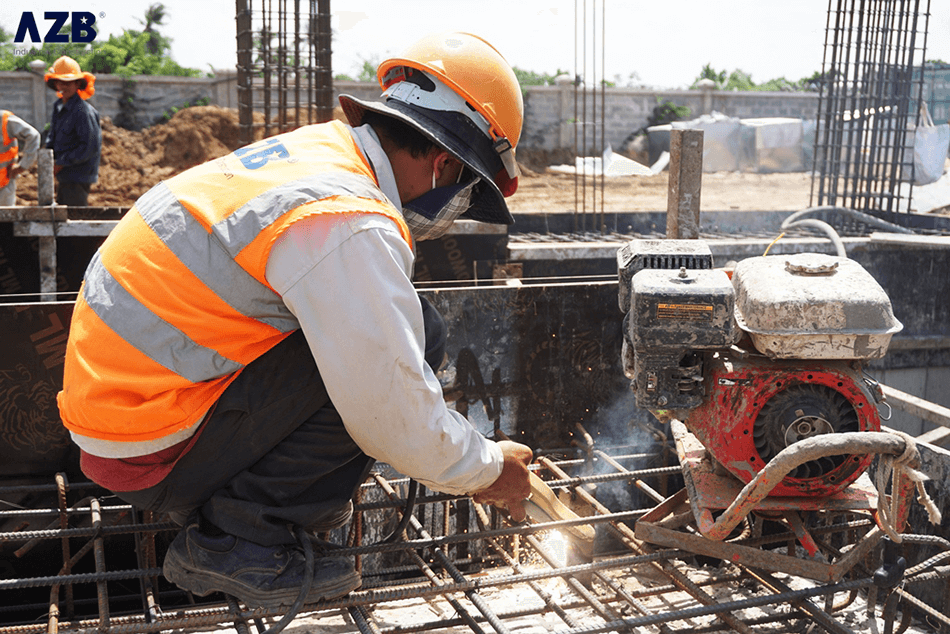
#> input picture Pic_Vid/1.png, 950 x 634 px, found by its file name
$ jupyter execute --allow-errors nhandien.ipynb   (older library calls are emulated)
#> lines starting #> are read from the running program, lines starting #| are printed output that depends on the picture; after the words box and inside, x2 and y2 are one past the last pixel; in counts of white or black regions, pixels touching at a corner belong together; pictures that were not available may be replaced by others from this repository, and a replacement may not be noted
[cell 1]
#Đọc/ghi ảnh
import cv2 #import thư viện open cv

path = r'f:\NCKH_2026\lapTrinhPy\Pic_Vid\1.png' #r là lệnh lấy đường dẫn của ảnh cần xử lý và gán với 1 biến đặt là path
image = cv2.imread(path) #Để đọc 1 ảnh từ đường dẫn ta sử dụng hàm cv2.imread(tham số), thì khi đọc được ảnh ở đường dẫn kia thì nó sẽ lưu vào biến image
#> image is the input picture: shape (634, 950, 3); mean B, G, R 109.7, 117.9, 133.3


cv2.imshow('Picture',image) #cv2.imshow để hiện thị bức ảnh lên cú pháp là cv2.imshow('Tên bức ảnh', biến đã lưu ảnh hiển thị)

#sau khi hiển thị thì sẽ tắt luôn cửa sổ vì thế ta cần 1 lệnh để giữ cửa sổ
cv2.waitKey(0) # hàm cv2.waitKey(timedelay = int())
cv2.destroyAllWindows() #destroyAllWindows() là lệnh nhấn phím bất kỳ trên bàn phím để đóng cửa cổ

[cell 2]
#Chuyển đổi màu sang ảnh xám
import cv2

# 1. Đọc ảnh gốc (thường là định dạng BGR trong OpenCV)
path = r'f:\NCKH_2026\lapTrinhPy\Pic_Vid\1.png' #r là lệnh lấy đường dẫn của ảnh cần xử lý và gán với 1 biến đặt là path
image = cv2.imread(path)


# 2. Chuyển đổi sang ảnh xám
gray_image = cv2.cvtColor(image, cv2.COLOR_BGR2GRAY)

# 3. Hiển thị kết quả
cv2.imshow('Anh Xam', gray_image)
cv2.waitKey(0)
cv2.destroyAllWindows()

[cell 3]
##Đọc/ghi video

import cv2
import os
path= r'F:\NCKH_2026\lapTrinhPy\Pic_Vid\test.mp4'
video= cv2.VideoCapture(path)
while video.isOpened():
    ret, frame = video.read()
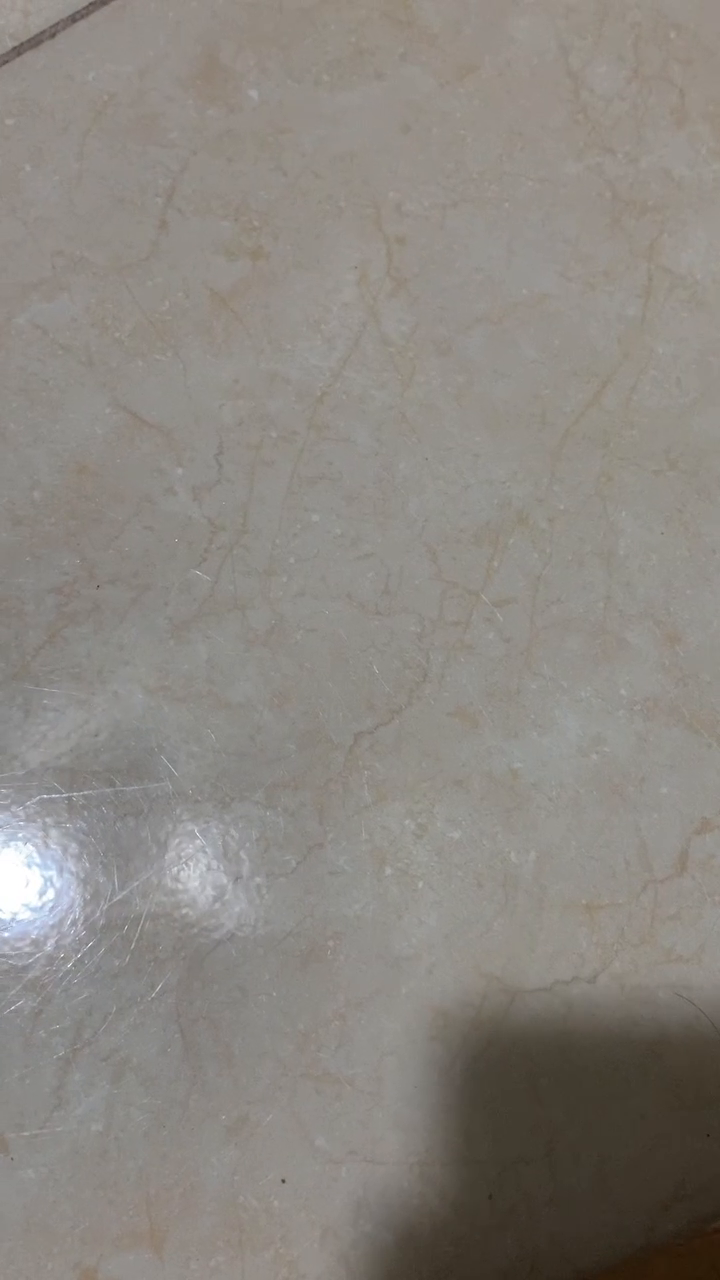
#> input picture frame 30 of Pic_Vid/cam.mp4, 720 x 1280 px, given in place of test.mp4, which was not available
#> frame is the input picture: shape (1280, 720, 3); mean B, G, R 128.6, 134.5, 139
    if not ret:
        break
    cv2.imshow('Video test', frame)
    if cv2.waitKey(25) & 0xFF == ord(' '):
#> (key Esc is pressed here)
        break
# Giải phóng bộ nhớ
video.release()
cv2.destroyAllWindows()

[cell 4]
# Resize, crop, rotate
#Resize

import cv2 #import thư viện open cv

path = r'f:\NCKH_2026\lapTrinhPy\Pic_Vid\1.png' #r là lệnh lấy đường dẫn của ảnh cần xử lý và gán với 1 biến đặt là path
image1 = cv2.imread(path) #Để đọc 1 ảnh từ đường dẫn ta sử dụng hàm cv2.imread(tham số), thì khi đọc được ảnh ở đường dẫn kia thì nó sẽ lưu vào biến image

"""Cách 1: scale theo kích thước
resize_img= cv2.resize(image,(500,700)) # hàm resize(var,(chiều ngang, chiều dọc),fx,fy, kiểu nội suy)

#Cách 2: Scale theo tỷ lệ
resize_img= cv2.resize(image,None,fx=0.7,fy=0.7) # hàm resize (var,(chiều ngang, chiều dọc)=None, fx=...,fy=...)"""


#Khi scale ta nên dùng một hàm để thuận tiện
def scale(image, scale=0.5):
#> called with scale = 0.5
    hight = int(image.shape[0]*scale)
    width= int(image.shape[1]*scale)
    return cv2.resize(image,(width,hight))
image=scale(image1)


cv2.imshow('Picture',image) #cv2.imshow để hiện thị bức ảnh lên cú pháp là cv2.imshow('Tên bức ảnh', biến đã lưu ảnh hiển thị)

#sau khi hiển thị thì sẽ tắt luôn cửa sổ vì thế ta cần 1 lệnh để giữ cửa sổ
cv2.waitKey(0) # hàm cv2.waitKey(timedelay = int())
cv2.destroyAllWindows() #destroyAllWindows() là lệnh nhấn phím bất kỳ trên bàn phím để đóng cửa cổ

[cell 5]
# Crop
import cv2 #import thư viện open cv


path = r'f:\NCKH_2026\lapTrinhPy\Pic_Vid\1.png' #r là lệnh lấy đường dẫn của ảnh cần xử lý và gán với 1 biến đặt là path
image = cv2.imread(path) #Để đọc 1 ảnh từ đường dẫn ta sử dụng hàm cv2.imread(tham số), thì khi đọc được ảnh ở đường dẫn kia thì nó sẽ lưu vào biến image

image_crop= image[20:600,20:500] # Crop: var_new= var[y_start:y_end, x_start:x_end]
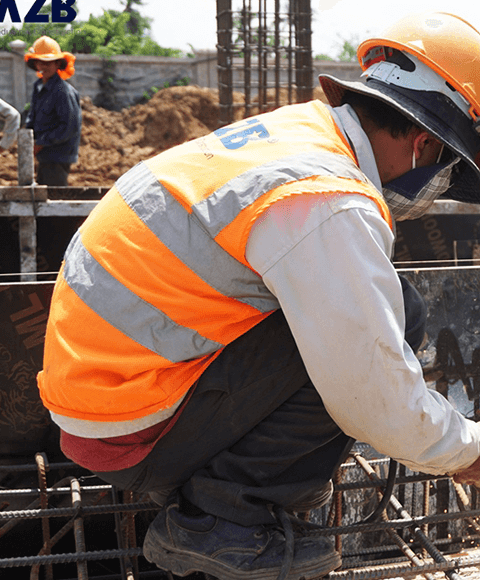
#> image_crop: shape (580, 480, 3); mean B, G, R 94, 106.4, 127.6

cv2.imshow('Picture',image) #cv2.imshow để hiện thị bức ảnh lên cú pháp là cv2.imshow('Tên bức ảnh', biến đã lưu ảnh hiển thị)
cv2.imshow('Crop', image_crop)
#sau khi hiển thị thì sẽ tắt luôn cửa sổ vì thế ta cần 1 lệnh để giữ cửa sổ
cv2.waitKey(0) # hàm cv2.waitKey(timedelay = int())
cv2.destroyAllWindows() #destroyAllWindows() là lệnh nhấn phím bất kỳ trên bàn phím để đóng cửa cổ

[cell 6]
#Rotate
import cv2 #import thư viện open cv


path = r'f:\NCKH_2026\lapTrinhPy\Pic_Vid\1.png' #r là lệnh lấy đường dẫn của ảnh cần xử lý và gán với 1 biến đặt là path
image = cv2.imread(path) #Để đọc 1 ảnh từ đường dẫn ta sử dụng hàm cv2.imread(tham số), thì khi đọc được ảnh ở đường dẫn kia thì nó sẽ lưu vào biến image

(h,w)= image.shape[:2]
center= (h//2,w//2)

#M= cv2.getRotationMatrix2D(center,30, 1.0)
# 2. Thực hiện xoay ảnh
#new_img = cv2.warpAffine(image, M, (h, w))
img_2= cv2.rotate(image,cv2.ROTATE_90_COUNTERCLOCKWISE)
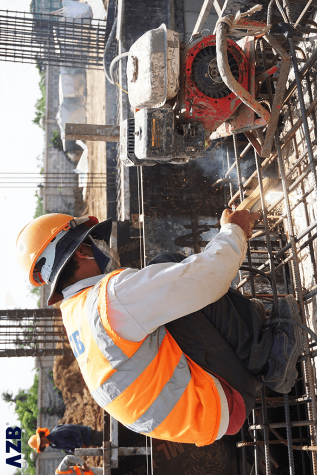
#> img_2: shape (950, 634, 3) (shown at 1/2 size); mean B, G, R 109.7, 117.9, 133.3

cv2.imshow('Picture',image) #cv2.imshow để hiện thị bức ảnh lên cú pháp là cv2.imshow('Tên bức ảnh', biến đã lưu ảnh hiển thị)
cv2.imshow('Roate 90', img_2)
#sau khi hiển thị thì sẽ tắt luôn cửa sổ vì thế ta cần 1 lệnh để giữ cửa sổ
cv2.waitKey(0) # hàm cv2.waitKey(timedelay = int())
cv2.destroyAllWindows() #destroyAllWindows() là lệnh nhấn phím bất kỳ trên bàn phím để đóng cửa cổ

[cell 7]
#Blur
import cv2 #import thư viện open cv

path = r'f:\NCKH_2026\lapTrinhPy\Pic_Vid\1.png' #r là lệnh lấy đường dẫn của ảnh cần xử lý và gán với 1 biến đặt là path
image_1= cv2.imread(path) #Để đọc 1 ảnh từ đường dẫn ta sử dụng hàm cv2.imread(tham số), thì khi đọc được ảnh ở đường dẫn kia thì nó sẽ lưu vào biến image
#Khi scale ta nên dùng một hàm để thuận tiện
def scale(image, scale=0.5):
#> called with scale = 0.5
    hight = int(image.shape[0]*scale)
    width= int(image.shape[1]*scale)
    return cv2.resize(image,(width,hight))
image=scale(image_1)
blur= cv2.blur(image, (10,10))
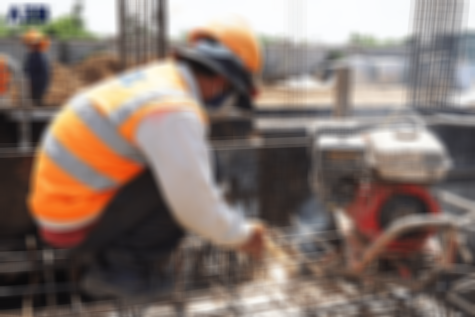
#> blur: shape (317, 475, 3); mean B, G, R 110, 118.2, 133.6

cv2.imshow('Picture',image) #cv2.imshow để hiện thị bức ảnh lên cú pháp là cv2.imshow('Tên bức ảnh', biến đã lưu ảnh hiển thị)
cv2.imshow('Blur',blur)
#sau khi hiển thị thì sẽ tắt luôn cửa sổ vì thế ta cần 1 lệnh để giữ cửa sổ
cv2.waitKey(0) # hàm cv2.waitKey(timedelay = int())
cv2.destroyAllWindows() #destroyAllWindows() là lệnh nhấn phím bất kỳ trên bàn phím để đóng cửa cổ

[cell 8]
#Gaussian

import cv2 #import thư viện open cv

path = r'f:\NCKH_2026\lapTrinhPy\Pic_Vid\1.png' #r là lệnh lấy đường dẫn của ảnh cần xử lý và gán với 1 biến đặt là path
image_1= cv2.imread(path) #Để đọc 1 ảnh từ đường dẫn ta sử dụng hàm cv2.imread(tham số), thì khi đọc được ảnh ở đường dẫn kia thì nó sẽ lưu vào biến image
#Khi scale ta nên dùng một hàm để thuận tiện
def scale(image, scale=0.5):
#> called with scale = 0.5
    hight = int(image.shape[0]*scale)
    width= int(image.shape[1]*scale)
    return cv2.resize(image,(width,hight))
image=scale(image_1)
gau= cv2.GaussianBlur(image, (5,5),0)


cv2.imshow('Picture',image) #cv2.imshow để hiện thị bức ảnh lên cú pháp là cv2.imshow('Tên bức ảnh', biến đã lưu ảnh hiển thị)
cv2.imshow('Gaussian',gau)
#sau khi hiển thị thì sẽ tắt luôn cửa sổ vì thế ta cần 1 lệnh để giữ cửa sổ
cv2.waitKey(0) # hàm cv2.waitKey(timedelay = int())
cv2.destroyAllWindows() #destroyAllWindows() là lệnh nhấn phím bất kỳ trên bàn phím để đóng cửa cổ

[cell 9]
#Median
import cv2 #import thư viện open cv

path = r'f:\NCKH_2026\lapTrinhPy\Pic_Vid\noise.jpg' #r là lệnh lấy đường dẫn của ảnh cần xử lý và gán với 1 biến đặt là path
image_1= cv2.imread(path) #Để đọc 1 ảnh từ đường dẫn ta sử dụng hàm cv2.imread(tham số), thì khi đọc được ảnh ở đường dẫn kia thì nó sẽ lưu vào biến image
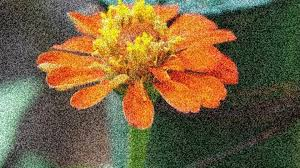
#> input picture Pic_Vid/noise.jpg, 300 x 168 px, found by its file name
#> image_1 is the input picture: shape (168, 300, 3); mean B, G, R 62, 96.8, 117.7
#Khi scale ta nên dùng một hàm để thuận tiện
def scale(image, scale=1):
#> called with scale = 1
    hight = int(image.shape[0]*scale)
    width= int(image.shape[1]*scale)
    return cv2.resize(image,(width,hight))
image=scale(image_1)
med= cv2.medianBlur(image,7)
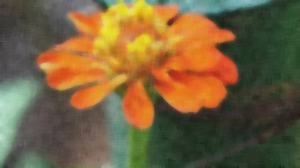
#> med: shape (168, 300, 3); mean B, G, R 61.9, 97, 118.2

cv2.imshow('Picture',image) #cv2.imshow để hiện thị bức ảnh lên cú pháp là cv2.imshow('Tên bức ảnh', biến đã lưu ảnh hiển thị)
cv2.imshow('Median',med)
#sau khi hiển thị thì sẽ tắt luôn cửa sổ vì thế ta cần 1 lệnh để giữ cửa sổ
cv2.waitKey(0) # hàm cv2.waitKey(timedelay = int())
cv2.destroyAllWindows() #destroyAllWindows() là lệnh nhấn phím bất kỳ trên bàn phím để đóng cửa cổ

[cell 10]
import cv2
from matplotlib import pyplot as plt


path1 = r'f:\NCKH_2026\lapTrinhPy\Pic_Vid\1.png'
path2 = r'f:\NCKH_2026\lapTrinhPy\Pic_Vid\noise.jpg'
path3 = r'f:\NCKH_2026\lapTrinhPy\Pic_Vid\quynh.jpg'
path4 = r'f:\NCKH_2026\lapTrinhPy\Pic_Vid\2.png'

# Đọc ảnh
image1 = cv2.imread(path1)
image2 = cv2.imread(path2)
image3 = cv2.imread(path3)
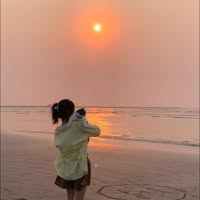
#> input picture Pic_Vid/quynh.jpg, 200 x 200 px, found by its file name
#> image3 is the input picture: shape (200, 200, 3); mean B, G, R 114, 133.4, 177.8
image4 = cv2.imread(path4)

# Danh sách dữ liệu
titles = ['pic1', 'pic2', 'pic3', 'pic4']
images = [image1, image2, image3, image4]

for i in range(4):
    plt.subplot(2, 2, i+1)

    # Chuyển từ BGR sang RGB để hiển thị đúng màu sắc
    # Nếu là ảnh xám hoàn toàn thì không cần, nhưng ảnh màu thì bắt buộc
    if images[i] is not None:
        img_rgb = cv2.cvtColor(images[i], cv2.COLOR_BGR2RGB)
        plt.imshow(img_rgb)

    plt.title(titles[i])
    plt.yticks([])
    plt.xticks([])

plt.tight_layout() # Giúp các ảnh không bị đè tiêu đề lên nhau
plt.show()

[cell 11]
#Thresh

import cv2 #import thư viện opencv
from matplotlib import pyplot as plt

path = r'f:\NCKH_2026\lapTrinhPy\Pic_Vid\1.png' #r là lệnh lấy đường dẫn của ảnh cần xử lý và gán với 1 biến đặt là path
image = cv2.imread(path,0) #Để đọc 1 ảnh từ đường dẫn ta sử dụng hàm cv2.imread(tham số), thì khi đọc được ảnh ở đường dẫn kia thì nó sẽ lưu vào biến image
#> image: shape (634, 950)

ret,thresh1= cv2.threshold(image,130,255,cv2.THRESH_BINARY)
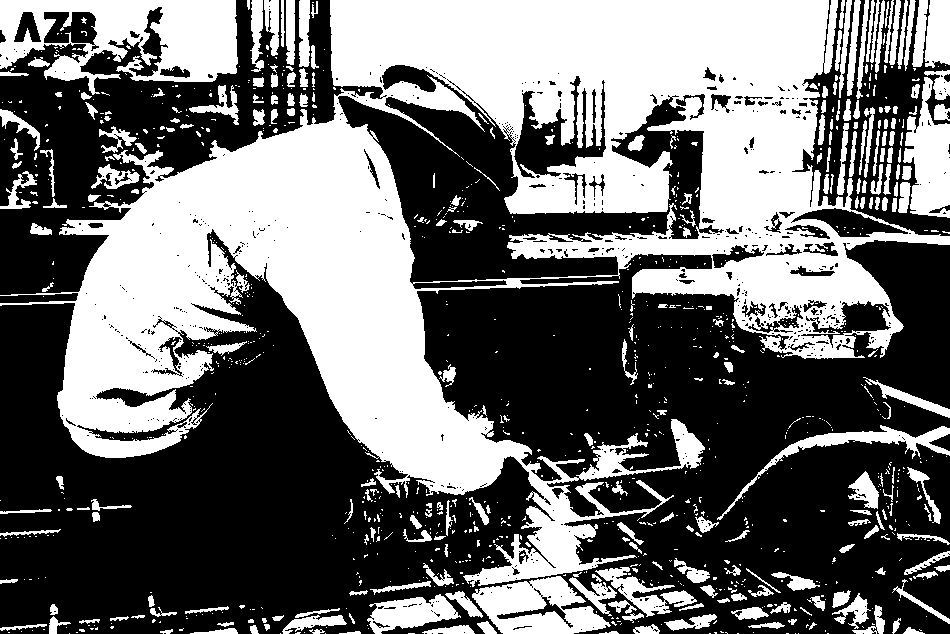
#> thresh1: shape (634, 950); 42.8% white; 1081 white regions (812 under 20 px), largest, box (x1, y1, x2, y2) and area: (0, 0, 950, 587) 193505, (0, 0, 238, 95) 13128, (472, 576, 611, 634) 4786
ret,thresh2= cv2.threshold(image,130,255,cv2.THRESH_BINARY_INV)
ret,thresh3= cv2.threshold(image,130,255,cv2.THRESH_TOZERO)
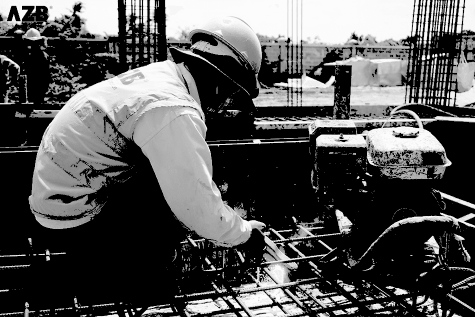
#> thresh3: shape (634, 950) (shown at 1/2 size); min 0, max 252, mean 84.1
ret,thresh4= cv2.threshold(image,130,255,cv2.THRESH_TOZERO_INV)
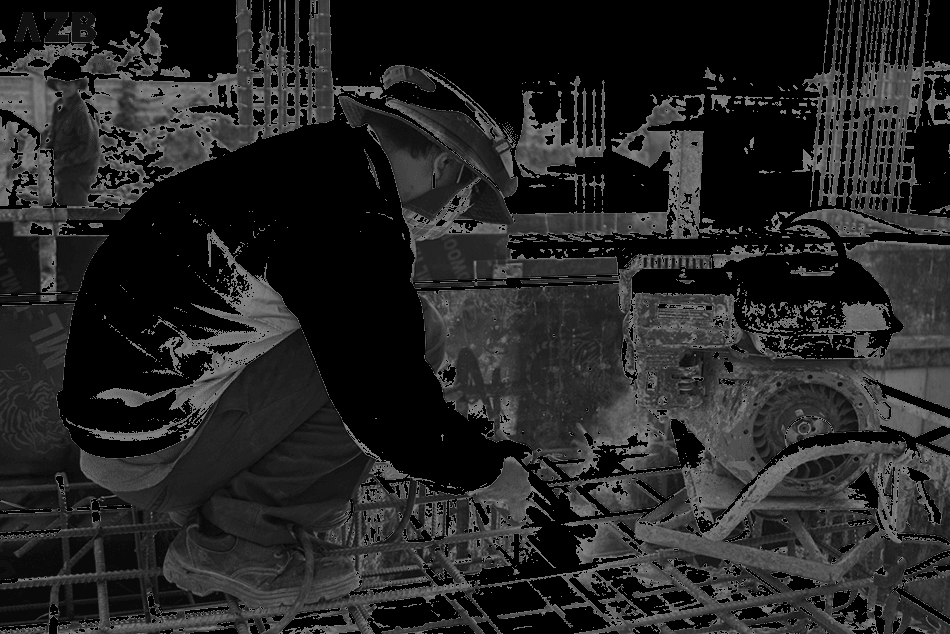
#> thresh4: shape (634, 950); min 0, max 130, mean 36.9


"""cv2.imshow('Picture',image) #cv2.imshow để hiện thị bức ảnh lên cú pháp là cv2.imshow('Tên bức ảnh', biến đã lưu ảnh hiển thị)
cv2.imshow('Thresh 1',thresh1)
cv2.imshow('Thresh 2',thresh2)
cv2.imshow('Thresh 3',thresh3)
cv2.imshow('Thresh 4',thresh4)"""

# Danh sách dữ liệu
titles = ['Binary', 'Binary_inv', 'tozero', 'tozero_inv']
images = [thresh1, thresh2, thresh3, thresh4]

for i in range(4):
    plt.subplot(2, 2, i+1)

    # Chuyển từ BGR sang RGB để hiển thị đúng màu sắc
    # Nếu là ảnh xám hoàn toàn thì không cần, nhưng ảnh màu thì bắt buộc
    if images[i] is not None:
        img_rgb = cv2.cvtColor(images[i], cv2.COLOR_BGR2RGB)
        plt.imshow(img_rgb)

    plt.title(titles[i])
    plt.yticks([])
    plt.xticks([])

plt.tight_layout() # Giúp các ảnh không bị đè tiêu đề lên nhau
plt.show()
#> (the rest of the program and of its run is left out)
